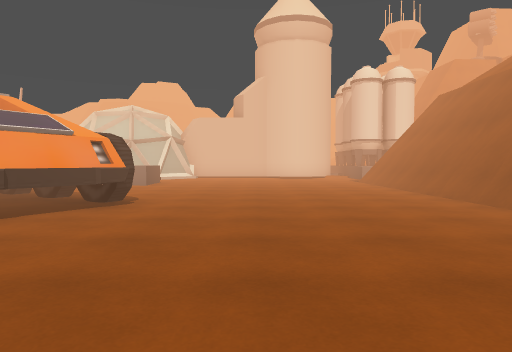
View 1 (above)

19 first-person views from a walk through a scene from a Unity 3-D project. The camera is 1.2 m above the floor, tilts 2° down and sees 70° across. The floor is counted in squares, 2 m on a side. Each view is taken from the middle of a square. On the plan, view 1 faces up. The plan holds only what a view shows up to about 10 squares ahead; the rest is blank. The place goes on beyond the plan. The player is left out. Some surface patterns are stand-ins.

View 2
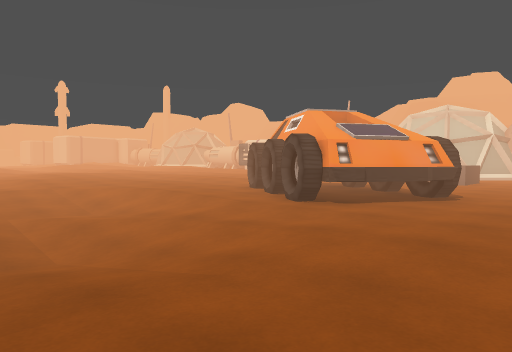

View 3
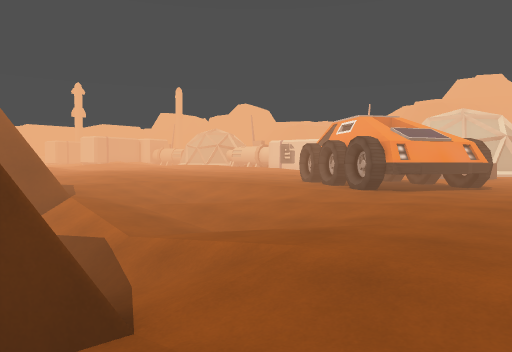

View 4
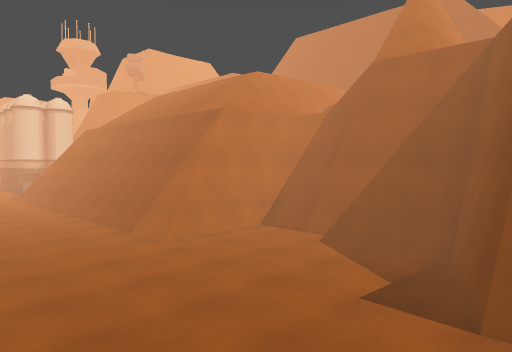

View 5
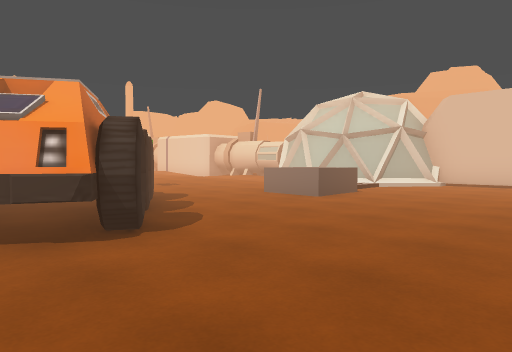

View 6
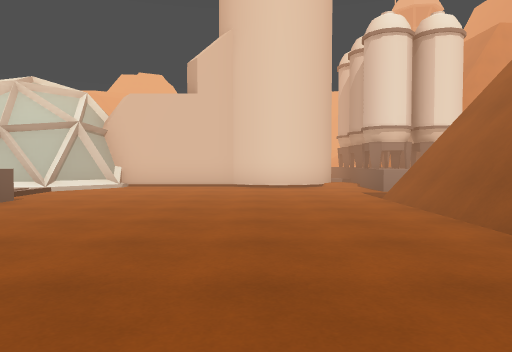

View 7
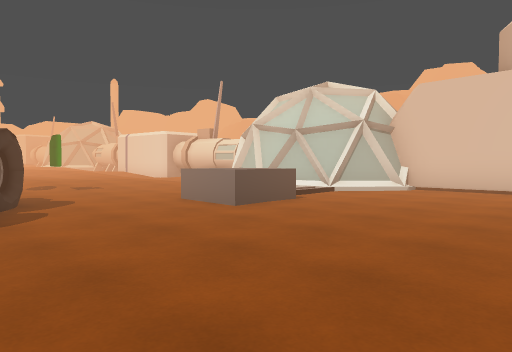

View 8
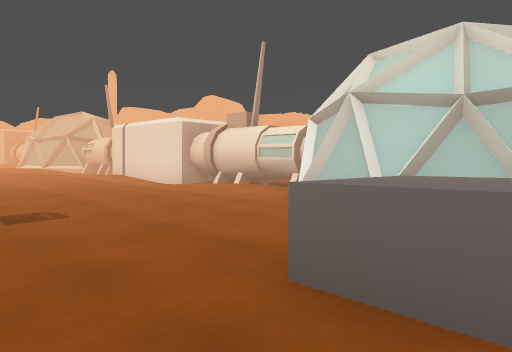

View 9
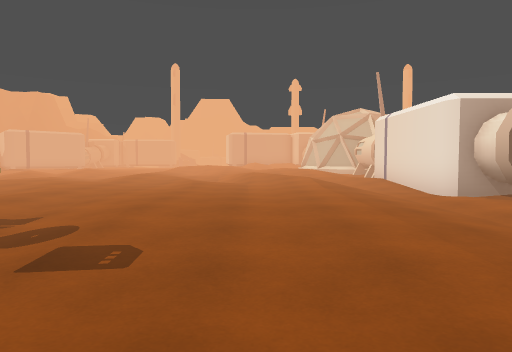

View 10
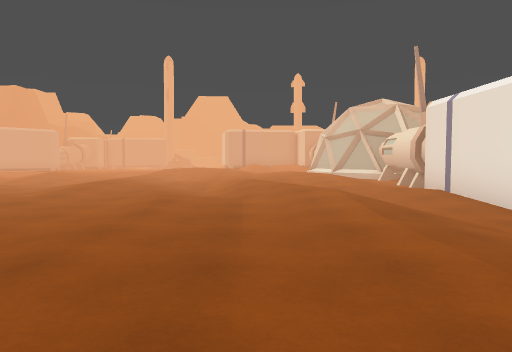

View 11
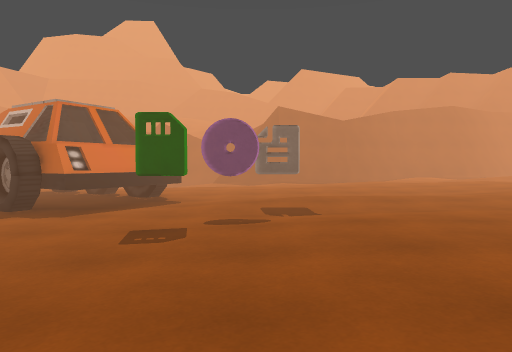

View 12
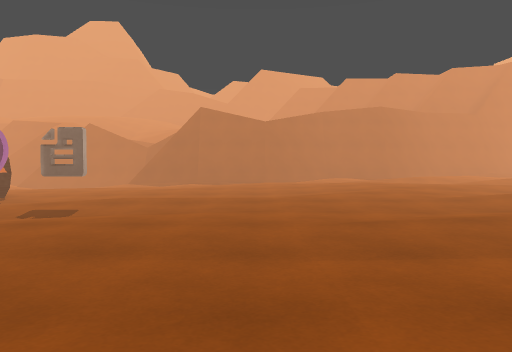

View 13
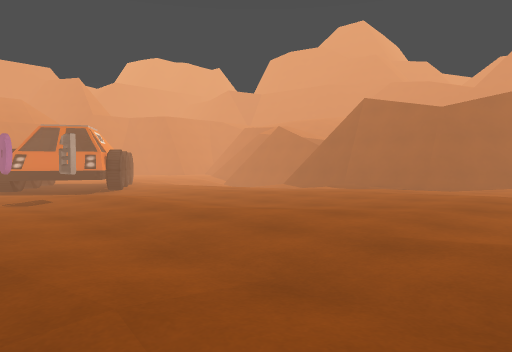

View 14
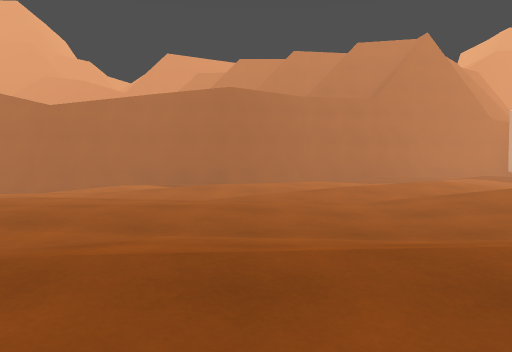

View 15
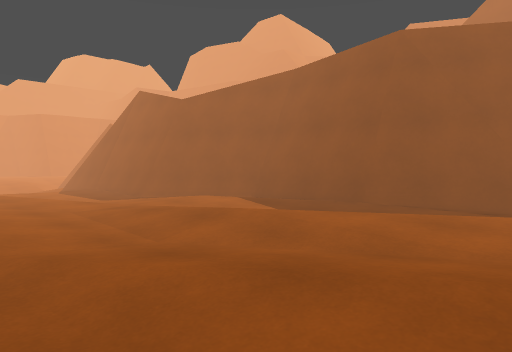

View 16
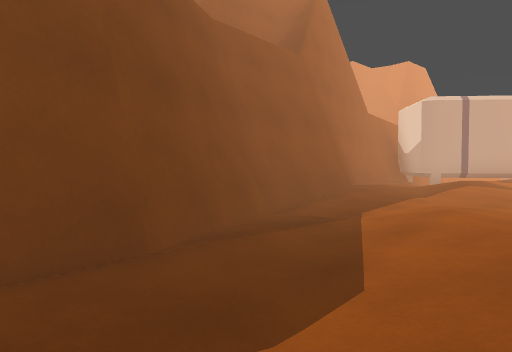

View 17
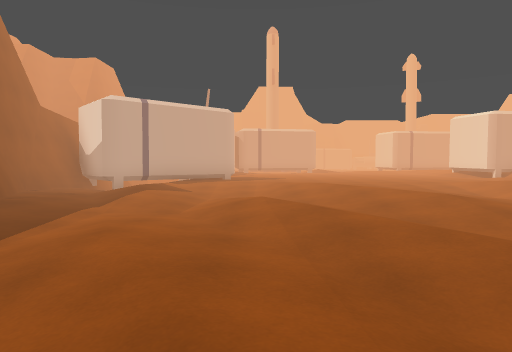

View 18
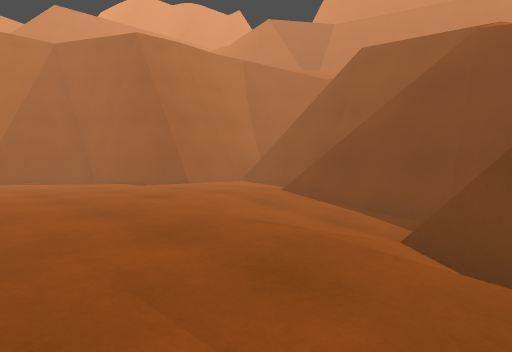

View 19
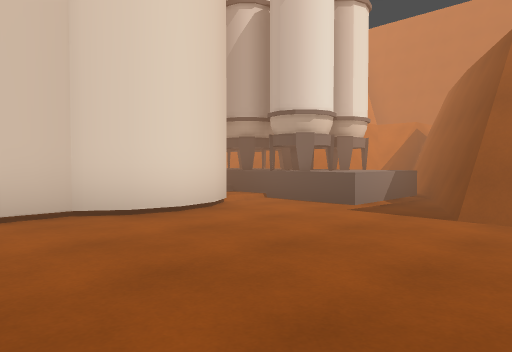

### Floor plan
Key: @ floor where view 1 was taken; # wall or solid block; . main floor; : floor 0.25 m higher than the main floor; - floor 0.25 m lower than the main floor; + floor 0.5 m higher than the main floor; _ floor 0.5 m lower than the main floor; * floor 0.75 m higher than the main floor; < floor 0.75 m lower than the main floor; / step, stairs or slope; = window, fence, low wall or low ledge; v drop or lower ground; T truck; O other object.
Columns run from 27 left of view 1 to 10 right of it. Each row starts with its distance up from view 1.
 17                                 OO
 16                                OO//
 15                              ##OOOv#
 14          ############  ##...##.OOO.###
 13          ++:+:::::::####.......OOO###
 12          *++:::::::::.:.........###
 11          ++++++++:::::.........##
 10           +*++:::::::..OO......#
  9          +/:::+::::::..........#
  8          :::+::::::OO..........#
  7          ++++::::::O:TT........#
  6   **    ++++::+:::::.TTTT......#
  5  ++::   :::::+:::::..TTTTT.....#
  4  +++:+ ::::+++:::::::.TTT......#
  3  +++++*+::::+++::::.:...T......#
  2  ++***+::++:::::::../---.......###
  1  +**+++++:::::::...-__-_--.......#
  0  ++::+*+:+++:::....--_<<_-.@.....#
 -1  ++:::::++:.:::.#####//<//.......#
 -2 #+++++:::::/::###   #   //_-.....#
 -3 ##:+::++:######          #--...###
 -4  ##:+#####               ##/...#
 -5  ######                   =#####

Positions as (right, up) in squares from view 1, and headings:
1: (0, 0), facing up
2: (0, -1), facing up-left
3: (0, -3), facing up-left
4: (0, -4), facing up-right
5: (1, 4), facing up-left
6: (1, 5), facing up
7: (1, 6), facing up-left
8: (-3, 8), facing up-left
9: (-5, 10), facing left
10: (-8, 10), facing left
11: (-8, 12), facing down
12: (-11, 12), facing down
13: (-15, 9), facing down-right
14: (-17, 8), facing down
15: (-19, 3), facing down-right
16: (-15, 0), facing down-left
17: (-16, 0), facing left
18: (-3, 1), facing down-right
19: (-1, 10), facing up-right
